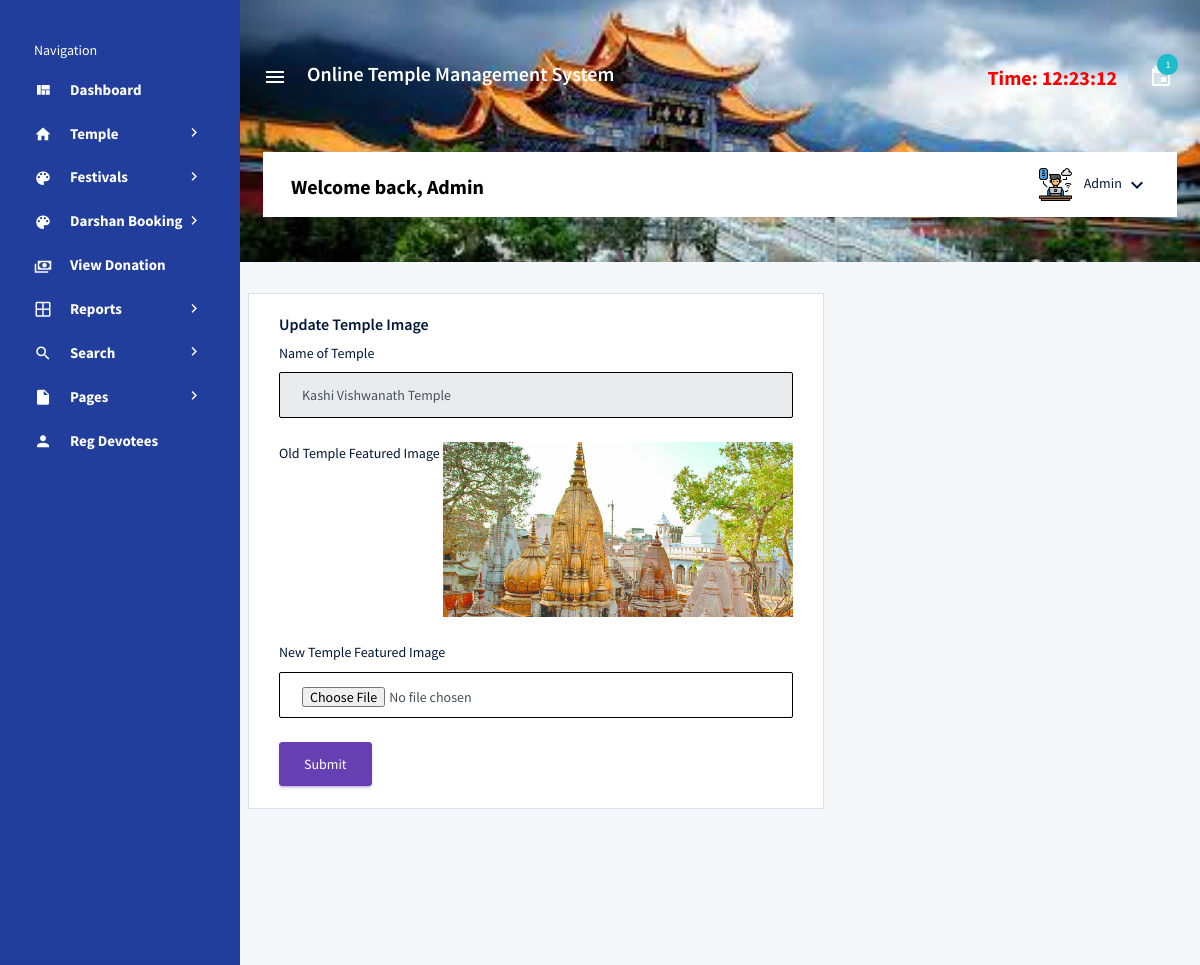
The app's page /otms/admin/change-image3.php?id=1 (signed in) with its own data.
### tables this page shows
CREATE TABLE `tbltemple` (
  `ID` int(5) NOT NULL,
  `TempleName` varchar(250) DEFAULT NULL,
  `TempleLocation` varchar(250) DEFAULT NULL,
  `City` varchar(250) DEFAULT NULL,
  `State` varchar(250) DEFAULT NULL,
  `Country` varchar(250) DEFAULT NULL,
  `Description` mediumtext DEFAULT NULL,
  `TempleImage1` varchar(250) DEFAULT NULL,
  `TempleImage2` varchar(250) DEFAULT NULL,
  `TempleImage3` varchar(250) DEFAULT NULL,
  `CreationDate` timestamp NULL DEFAULT current_timestamp()
);

### otms/admin/change-image3.php (the view, shortened to what this page needs)
<?php session_start();
include_once('includes/config.php');
if (strlen($_SESSION['aid']==0)) {
  header('location:logout.php');
  } else{
?>
<!DOCTYPE html>
<html lang="en">
<head>
  <link rel="stylesheet" href="vendors/mdi/css/materialdesignicons.min.css">
  <link rel="stylesheet" href="vendors/css/vendor.bundle.base.css">
  <link rel="stylesheet" href="css/style.css">
</head>
<body>
  <div class="container-scroller d-flex">
    <?php include_once('includes/sidebar.php');?>
    <div class="container-fluid page-body-wrapper">
     <?php include_once('includes/header.php');?>
      <div class="main-panel">
        <div class="content-wrapper">
          <div class="row">
            <div class="col-md-13 grid-margin stretch-card">
              <div class="card">
                <div class="card-body">
                  <h4 class="card-title">Update Temple Image</h4>
                  <form class="forms-sample" method="post" enctype="multipart/form-data">
                    <?php
$id=intval($_GET['id']);
$query=mysqli_query($con,"select * from tbltemple where ID='$id'");
while($row=mysqli_fetch_array($query))
{
?>
                    <div class="form-group">
                      <label for="exampleInputUsername1">Name of Temple</label>
                      <input type="text" class="form-control" name="tname" id="tname" value="<?php echo  htmlentities($row['TempleName']);?>" readonly='true' />
                    </div>
                    <div class="form-group">
                      <label for="exampleInputConfirmPassword1">Old Temple Featured Image</label>
                      <img src="templeimages/<?php echo htmlentities($row['TempleImage3']);?>" width="350">
                    </div>
                     <div class="form-group">
                      <label for="exampleInputConfirmPassword1">New Temple Featured Image</label>
                      <input type="file" class="form-control" id="image3" name="image3" value="" required='true' />
                    </div>
                    <?php } ?>
                    <button type="submit" class="btn btn-primary mr-3" name="submit">Submit</button>
                  </form>
                </div>
              </div>
            </div>
          </div>
        </div>
      </div>
    </div>
  </div>
</body>
</html><?php } ?>

### otms/admin/includes/header.php (shortened to what this page needs)
<nav class="navbar col-lg-12 col-12 px-0 py-0 py-lg-4 d-flex flex-row">
        <div class="navbar-menu-wrapper d-flex align-items-center justify-content-end">
          <button class="navbar-toggler navbar-toggler align-self-center" type="button" data-toggle="minimize">
            <span class="mdi mdi-menu"></span>
          </button>
          <div class="navbar-brand-wrapper">
            <h4 style="color: white; padding-right: 20px;padding-left: 20px;">Online Temple Management System</h4>
          </div>
          <?php
$admid=$_SESSION['aid'];
$ret=mysqli_query($con,"select AdminName from tbladmin where ID='$admid'");
$row=mysqli_fetch_array($ret);
$name=$row['AdminName'];
?>
          <ul class="navbar-nav navbar-nav-right">
            <li class="nav-item">
              <h4 class="mb-0 font-weight-bold d-none d-xl-block" style="color: red;">Time: <?php
  echo $runningTime = date('h:i:s');
?></h4>
            </li>
            <li class="nav-item dropdown mr-1">
              <?php
$ret1=mysqli_query($con,"select tbluser.FirstName,tblbookdarshan.ID,tblbookdarshan.BookingNumber,BookingDate from tblbookdarshan join tbluser on tbluser.ID=tblbookdarshan.UserId where tblbookdarshan.Status is null || tblbookdarshan.Status=''");
$num=mysqli_num_rows($ret1);
?>
              <a class="nav-link count-indicator dropdown-toggle d-flex justify-content-center align-items-center" id="messageDropdown" href="#" data-toggle="dropdown">
                <i class="mdi mdi-calendar mx-0"></i>
                <span class="count bg-info"><?php echo $num;?></span>
              </a>
            </li>
          </ul>
        </div>
        <div class="navbar-menu-wrapper navbar-search-wrapper d-none d-lg-flex align-items-center">
        <ul class="navbar-nav mr-lg-2">
            <li class="nav-item nav-search d-none d-lg-block">
              <div class="input-group">
                         <h4 class="font-weight-bold mb-0 d-none d-md-block mt-1" style="color:#000">Welcome back, <?php echo $name; ?></h4>
              </div>
            </li>
          </ul>
          <ul class="navbar-nav navbar-nav-right">
            <li class="nav-item nav-profile dropdown">
              <a class="nav-link dropdown-toggle" href="#" data-toggle="dropdown" id="profileDropdown">
                <img src="images/administrator.png" alt="profile"/>
                <span class="nav-profile-name"><?php echo $name; ?></span>
              </a>
            </li>
          </ul>
        </div>
      </nav>

### records on screen
tbltemple: tname "Kashi Vishwanath Temple", TempleImage3 (picture)

### other values on screen
$num "1"
$name "Admin"
